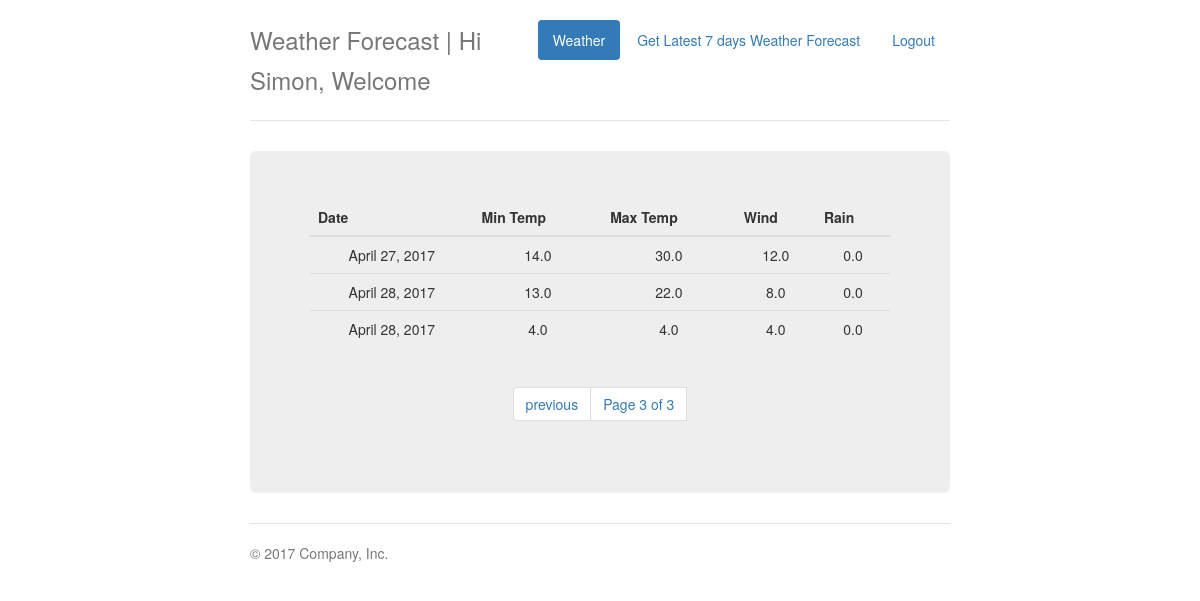
The page /weather?page=3 (signed in) on the database its author committed.
### forecast_scrapping/models.py (models this page shows)
class Weather(models.Model):
    date = models.DateField()
    min_tem = models.FloatField()
    max_temp = models.FloatField()
    wind = models.FloatField()
    rain = models.FloatField()

### forecast_scrapping/views.py (the view)
# urls.py: url(r'^weather$', views.show_weather, name='show_weather'),
def show_weather(request):
    if request.session.get('logged_in', False):
        weather_list = Weather.objects.all()
        paginator = Paginator(weather_list, 3)
        page = request.GET.get('page')
        try:
            weather = paginator.page(page)
        except PageNotAnInteger:
            weather = paginator.page(1)
        except EmptyPage:
            weather = paginator.page(paginator.num_pages)
        return render(request, 'forecast_scrapping/show_weather.html', {'username': request.session['username'],
                                                                        'weather': weather})
    return HttpResponsePermanentRedirect('/login')

### forecast_scrapping/templates/forecast_scrapping/show_weather.html (shortened to what this page needs)
{% extends 'forecast_scrapping/base.html' %}
{% block content %}
<div class="header clearfix">
    <nav>
        <ul class="nav nav-pills pull-right">
            <li role="presentation" class="active"><a href="/weather">Weather</a></li>
            <li role="presentation"><a href="/api_forecast">Get Latest 7 days Weather Forecast</a></li>
            <li role="presentation"><a href="/logout">Logout </a></li>
        </ul>
    </nav>
    <h3 class="text-muted">Weather Forecast | Hi {{ username|title }}, Welcome {{ name }}</h3>
</div>
<div class="jumbotron">
    <table class="table table-responsive">
        <thead>
            <tr>
                <th>Date</th>
                <th>Min Temp</th>
                <th>Max Temp</th>
                <th>Wind</th>
                <th>Rain</th>
            </tr>
        </thead>
        <tbody>
        {% if weather %}
            {% for wth in weather %}
            <tr>
                <td>{{ wth.date }}</td>
                <td>{{ wth.min_tem }}</td>
                <td>{{ wth.max_temp }}</td>
                <td>{{ wth.wind }}</td>
                <td>{{ wth.rain }}</td>
            </tr>
            {% endfor %}
        {% endif %}
        </tbody>
    </table>
    <nav>
        <ul class="pagination">
            <li>
                {% if weather.has_previous %}
                    <a href="/weather?page={{ weather.previous_page_number }}">previous</a>
                {% endif %}
            </li>
            <li>
                <a>Page {{ weather.number }} of {{ weather.paginator.num_pages }}</a>
            </li>
        </ul>
    </nav>
</div>
{% endblock %}

### forecast_scrapping/templates/forecast_scrapping/base.html (style rules this page uses)
body { padding-top: 20px; padding-bottom: 20px; }
.header, .marketing, .footer { padding-right: 15px; padding-left: 15px; }
.header { padding-bottom: 20px; border-bottom: 1px solid #e5e5e5; }
.header h3 { margin-top: 0; margin-bottom: 0; line-height: 40px; }
.jumbotron { text-align: center; border-bottom: 1px solid #e5e5e5; }
@media screen and (min-width: 768px) { .header, .marketing, .footer { padding-right: 0; padding-left: 0; } }
@media screen and (min-width: 768px) { .header { margin-bottom: 30px; } }
@media screen and (min-width: 768px) { .jumbotron { border-bottom: 0; } }

### rows shown on the page
Weather: date "April 27, 2017", min_tem "14.0", max_temp "30.0", wind "12.0", rain "0.0"
Weather: date "April 28, 2017", min_tem "13.0", max_temp "22.0", wind "8.0", rain "0.0"
Weather: date "April 28, 2017", min_tem "4.0", max_temp "4.0", wind "4.0", rain "0.0"

### other values the page prints
{{ username|title }} "Simon"
{{ weather.number }} "3"
{{ weather.paginator.num_pages }} "3"
